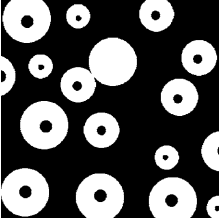
#> input picture 20120201_GK_ADIP/Sources_&_Data/Data/binary_image/input1.png, 221 x 220 px, found by its file name; its folder holds only this picture in this run
$ python convex_hull.py
#> lines starting #> are read from the running program, lines starting #| are printed output that depends on the picture; after the words box and inside, x2 and y2 are one past the last pixel; in counts of white or black regions, pixels touching at a corner belong together
### 20120201_GK_ADIP/Sources_&_Data/binary_image/non_open_cv_lib/header_bin_noncv.py
from PIL import Image
import numpy as np
import matplotlib.pyplot as plt
import os, cv2
import os.path as p
from pathlib import Path

def gray2binary(gray):
    return (127 < gray) & (gray <= 255)

def Read_Img():
    #lấy địa chỉ thư mục để đọc vào ảnh
    curPath = p.dirname(Path(__file__).parent.absolute().parent)

    while True:
        path = input("Enter your file picture name (file from Data/binary_image): ") #nhap vao ten file ảnh
        file_dir = Path(curPath + '\\Data\\' + '\\binary_image\\' + path)

        # kiểm tra xem tập tin có tồn tại hay không
        if os.path.isfile(str(file_dir)):
            break
        else:
            print("Tập tin không tồn tại trong thư mục hiện tại")
#> this loop made 1 pass; the answer given on pass 1: ../../Data/binary_image/input1.png

    #orig_img=plt.imread(str(file_dir))

    img = Image.open(str(file_dir)).convert('L')    # Chuyển sang mức xám
    # Chuyển đổi ảnh sang dạng numpy array
    img_array = np.array(img)

    # Tạo ảnh nhị phân với ngưỡng 127
    binary_img = np.zeros_like(img_array) # Tạo ảnh đen
    binary_img[img_array > 127] = 255 # Đặt các pixel lớn hơn 127 thành trắng
    #binary_img = gray2binary(img_array)

    # Chuyển đổi ảnh nhị phân sang định dạng PIL Image
    binary_img_pil = Image.fromarray(binary_img)
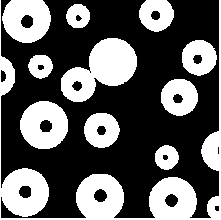
#> binary_img_pil: PIL image 221x220 L; 37.2% white; 11 white regions, largest, box (x1, y1, x2, y2) and area: (0, 0, 221, 220) 7069, (61, 38, 137, 102) 2712, (20, 101, 68, 149) 1703

    return binary_img_pil, path

# Định nghĩa kernel
kernel_1 = np.array([[0, 1, 0], [1, 1, 1], [0, 1, 0]])
kernel_2 = np.array([[1, 1, 1],
                   [1, 1, 1],
                   [1, 1, 1]])
kernel_3 = np.array([[0, 1, 0], [1, -1, 1], [0, 1, 0]])
kernel_4 = np.ones((5,5),np.uint8)      #mặt nạ kernel hình chữ nhật 5x5
mask = [[1, 1, 1],
        [1, 0, 1],
        [1, 1, 1]]

# [24 lines left out: functions Choose_Kernel, Kernel, not called in this run]

### 20120201_GK_ADIP/Sources_&_Data/binary_image/non_open_cv_lib/convex_hull.py
from header_bin_noncv import *

def compute_convex_hull(image):
    # Lấy tọa độ của các điểm trên đường biên của hình ảnh
    y, x = np.where(image > 0)
#> y = 18068 values from 0 to 219; x = 18068 values, max 220 at index 55, min 0 at index 0, mean 103.5
    points = np.column_stack((x, y))
#> points = 18068 pairs, first value 0 to 220, second value 0 to 219

    # Tính Convex Hull của các điểm
    hull = []
    #duyệt qua các điểm trên đường biên của hình ảnh
    for i in range(len(points)):
        #kiểm tra các điểm trên Convex Hull hiện tại
        while len(hull) >= 2 and np.cross(hull[-1] - hull[-2], points[i] - hull[-2]) <= 0:
            hull.pop()  #xóa điểm cuối cùng của Convex Hull nếu điểm này không nằm trên đường convex
        hull.append(points[i])
#> after the loop, hull = [[0, 0], [220, 0], [220, 219]]

    #chọn vì điểm cuối cùng đã được thêm vào Convex Hull ở vòng lặp trước
    for i in range(len(points)-2, -1, -1):
        while len(hull) >= 2 and np.cross(hull[-1] - hull[-2], points[i] - hull[-2]) <= 0:
            hull.pop()
        hull.append(points[i])
#> this loop made 18067 passes
#> i on passes 1 to 3: 18066, 18065, 18064
#> after the loop, hull = [[0, 0], [220, 0], [220, 219], [0, 219], [0, 0]]

    return np.array(hull)

def main():
    binary_img, _ = Read_Img()
    #exe = Choose_Kernel()

    con_hull = compute_convex_hull(np.array(binary_img))
#> con_hull = [[0, 0], [220, 0], [220, 219], [0, 219], [0, 0]]
    #pil_img_ch = Image.fromarray(im_convexhull).convert('RGB')

    # Hiển thị ảnh kết quả
    plt.subplot(1,2,1), plt.title("Original"), plt.imshow(binary_img, cmap = "gray"), plt.xticks([]), plt.yticks([])
    plt.subplot(1,2,2), plt.imshow(binary_img, cmap = "gray"), plt.xticks([]), plt.yticks([])
    plt.subplot(1,2,2), plt.title("Convex Hull"), plt.plot(con_hull[:, 0], con_hull[:, 1], 'r'), plt.xticks([]), plt.yticks([])
    plt.show()
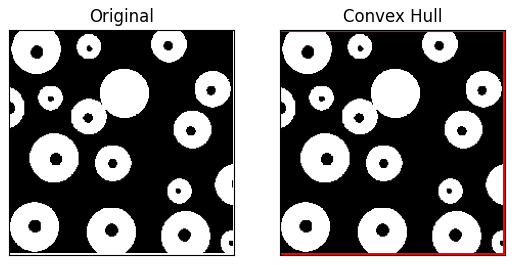
#> figure drawn by matplotlib, 2 panels


    # [5 lines of commented-out code are left out]

if __name__ == "__main__":
    main()

$ run again, on 20120201_GK_ADIP/Sources_&_Data/Data/binary_image/quote.png
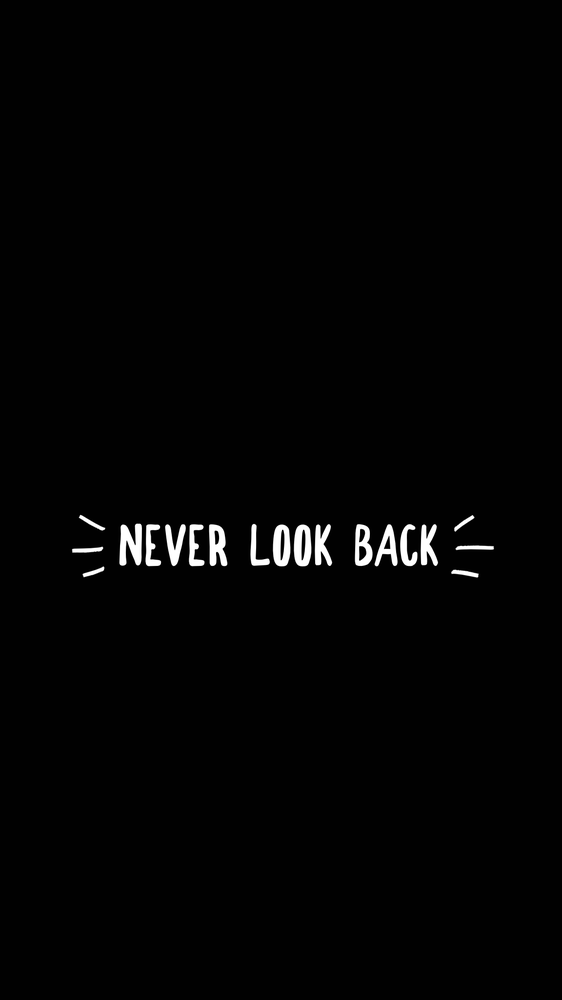
#> input picture 20120201_GK_ADIP/Sources_&_Data/Data/binary_image/quote.png, 562 x 1000 px, shrunk from 1152 x 2048 before the run, found by its file name
#> the loop in Read_Img, `while True:` made 1 pass; the answer given on pass 1: ../../Data/binary_image/quote.png
#> binary_img_pil: PIL image 562x1000 L; 1.1% white; 19 white regions, largest, box (x1, y1, x2, y2) and area: (119, 524, 142, 566) 642, (273, 525, 290, 566) 541, (294, 525, 311, 566) 538
#> y = 6342 values from 515 to 576; x = 6342 values, max 493 at index 3198, min 72 at index 3591, mean 275.5
#> points = 6342 pairs, first value 72 to 493, second value 515 to 576
#> after the loop in compute_convex_hull, `for i in range(len(points)):`: hull = [[80, 515], [472, 515], [473, 516], [493, 546], [493, 548], [477, 576]]
#> the loop in compute_convex_hull, `for i in range(len(points)-2, -1, -1):` made 6341 passes
#> i on passes 1 to 3: 6340, 6339, 6338
#> after the loop in compute_convex_hull, `for i in range(len(points)-2, -1, -1):`: hull = [[80, 515], [472, 515], [473, 516], [493, 546], [493, 548], [477, 576], [83, 576], [72, 551], [72, 549], [79, 516], [80, 515]]
#> con_hull has the same summary as hull in compute_convex_hull
#> in main, `plt.show()`:
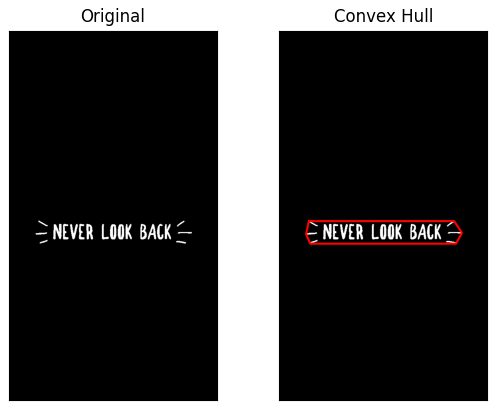
#> figure drawn by matplotlib, 2 panels

$ run again, on 20120201_GK_ADIP/Sources_&_Data/Data/binary_image/noise.jpg
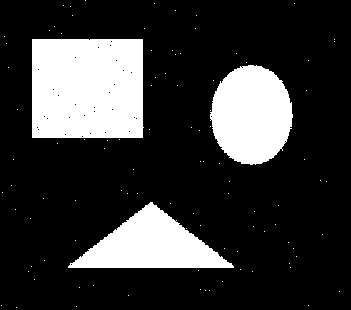
#> input picture 20120201_GK_ADIP/Sources_&_Data/Data/binary_image/noise.jpg, 351 x 310 px, found by its file name
#> the loop in Read_Img, `while True:` made 1 pass; the answer given on pass 1: ../../Data/binary_image/noise.jpg
#> img: PIL image 351x310 L; 21.2% white; 101 white regions (98 under 20 px), largest, box (x1, y1, x2, y2) and area: (32, 39, 144, 138) 10960, (210, 65, 293, 165) 6364, (68, 202, 234, 268) 5640
#> points = 23062 pairs, first value 1 to 339, second value 0 to 307
#> after the loop in compute_convex_hull, `for i in range(len(points)):`: hull = [[85, 0], [294, 3], [334, 39], [339, 291], [308, 305], [16, 307]]
#> the loop in compute_convex_hull, `for i in range(len(points)-2, -1, -1):` made 23061 passes
#> i on passes 1 to 3: 23060, 23059, 23058
#> after the loop in compute_convex_hull, `for i in range(len(points)-2, -1, -1):`: hull = [[85, 0], [294, 3], [334, 39], [339, 291], [308, 305], [16, 307], [1, 305], [2, 192], [4, 36], [63, 5], [85, 0]]
#> con_hull has the same summary as hull in compute_convex_hull
#> in main, `plt.show()`:
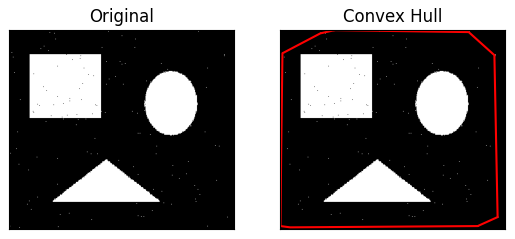
#> figure drawn by matplotlib, 2 panels
